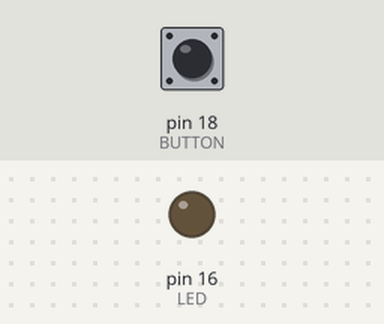
Simulated run of this program. Board: MicroPython board. Shown: output pins drawn as LEDs (lit = HIGH). Inputs (shaded band) come from the test bench; at power-on: pin 18 (BUTTON) LOW.

Above: at 1.2 s.
1.3 s: pin 18 (BUTTON) pulsed HIGH 5 times (0.12 s each, 0.3 s apart)
At 3.9 s:
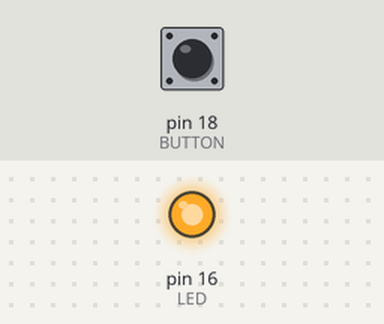
Timing chart, 0 to 10.3 s (numbered marks = the images above; inputs shaded):
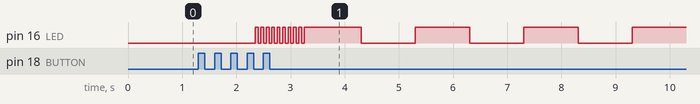

Measured:
- after the input at 1.3 s, pin 16 (LED): goes 9 × (HIGH 0.05 s, LOW 0.05 s), 3 × (HIGH 1.1 s, LOW 1.0 s), then HIGH, starting after 1.1 s

The program:

Devoir_1_bonus.py
```python
import machine
import utime
import time

value=0
LED = machine.Pin(16,machine.Pin.OUT)
BUTTON = machine.Pin(18,machine.Pin.IN)
LED.value(0)
t1=utime.ticks_us()
t2=utime.ticks_us()
check = utime.ticks_us()
b=0

while True:

    if BUTTON.value() == 1:
        if utime.ticks_diff(t2, check) >= 1000000:
            check = t2
            b=1
            if value % 2 == 1:
                for i in range(10):
                    LED.value(0)
                    utime.sleep(0.05)
                    LED.value(1)
                    utime.sleep(0.05)


    if BUTTON.value()==0 and b == 1:

        b=0
        value = (value + 1)
        if value == 6:
            value=0


    if value == 2 or value == 3 :

        if time.ticks_diff(t2,t1) >= 1000000:

            LED.value(not LED.value())
            t1 = t2


    elif value == 4 or value == 5 :
        if time.ticks_diff(t2,t1) >= 200000:

            LED.value(not LED.value())
            t1 = t2


    else:
        LED.value(0)

    t2 = utime.ticks_us()
```
